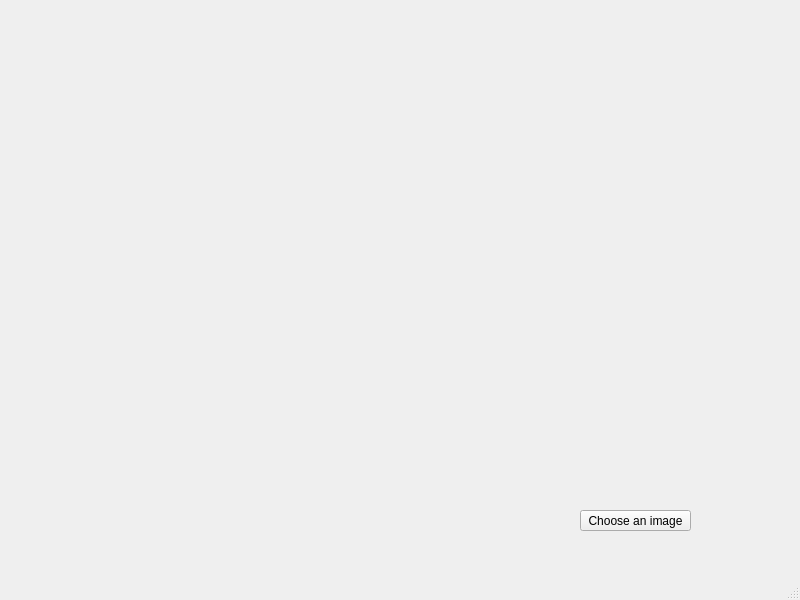
<?xml version="1.0" encoding="UTF-8"?>
<ui version="4.0">
 <class>IRWindow</class>
 <widget class="QMainWindow" name="IRWindow">
  <property name="geometry">
   <rect>
    <x>0</x>
    <y>0</y>
    <width>800</width>
    <height>600</height>
   </rect>
  </property>
  <property name="windowTitle">
   <string>MainWindow</string>
  </property>
  <widget class="QWidget" name="centralwidget">
   <widget class="QPushButton" name="pushButton">
    <property name="geometry">
     <rect>
      <x>580</x>
      <y>510</y>
      <width>111</width>
      <height>21</height>
     </rect>
    </property>
    <property name="text">
     <string>Choose an image</string>
    </property>
   </widget>
   <widget class="QLabel" name="lbl_image">
    <property name="geometry">
     <rect>
      <x>160</x>
      <y>80</y>
      <width>451</width>
      <height>341</height>
     </rect>
    </property>
    <property name="text">
     <string/>
    </property>
   </widget>
  </widget>
  <widget class="QMenuBar" name="menubar">
   <property name="geometry">
    <rect>
     <x>0</x>
     <y>0</y>
     <width>800</width>
     <height>20</height>
    </rect>
   </property>
  </widget>
  <widget class="QStatusBar" name="statusbar"/>
 </widget>
 <resources/>
 <connections/>
</ui>
